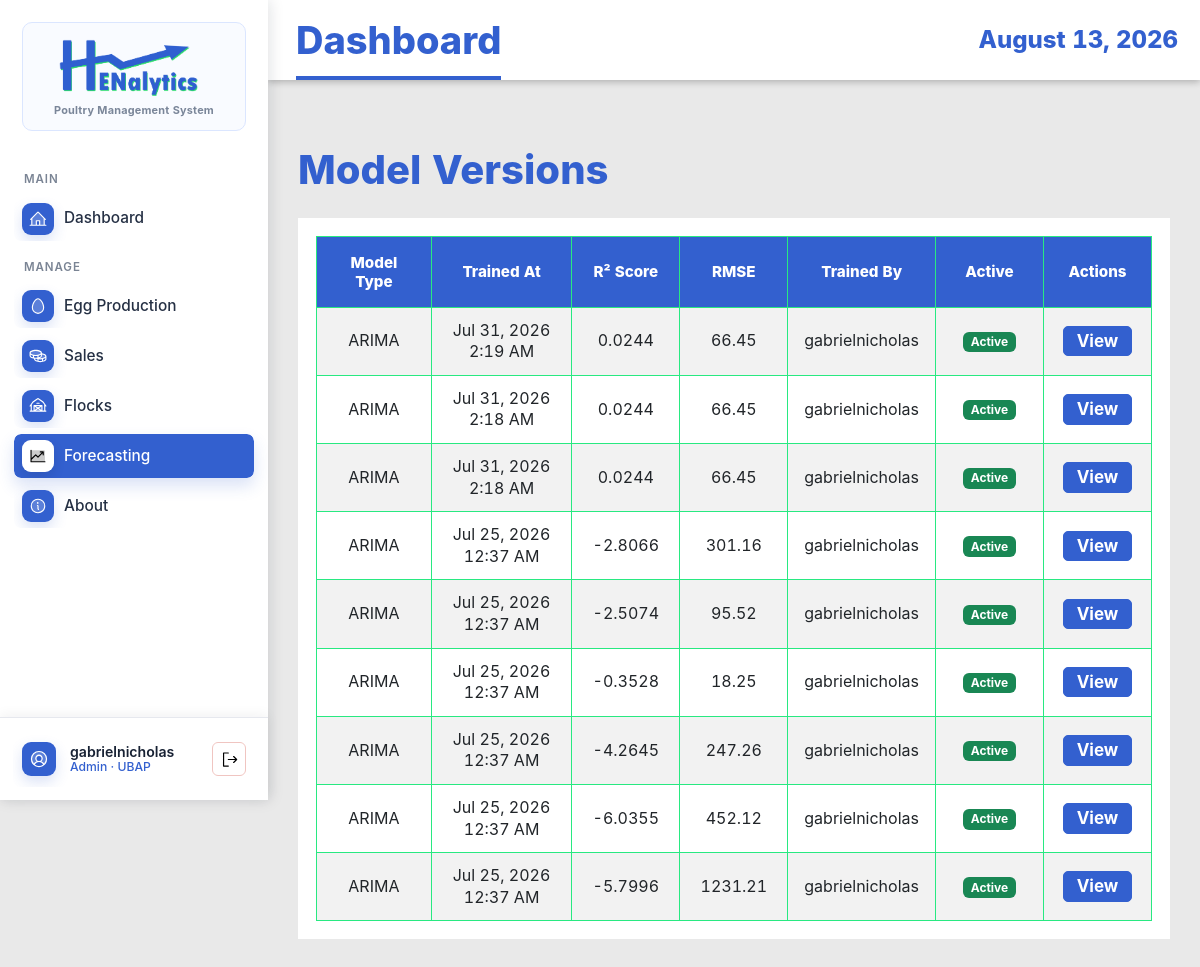
The app's page /model-versions/ (signed in), older data.
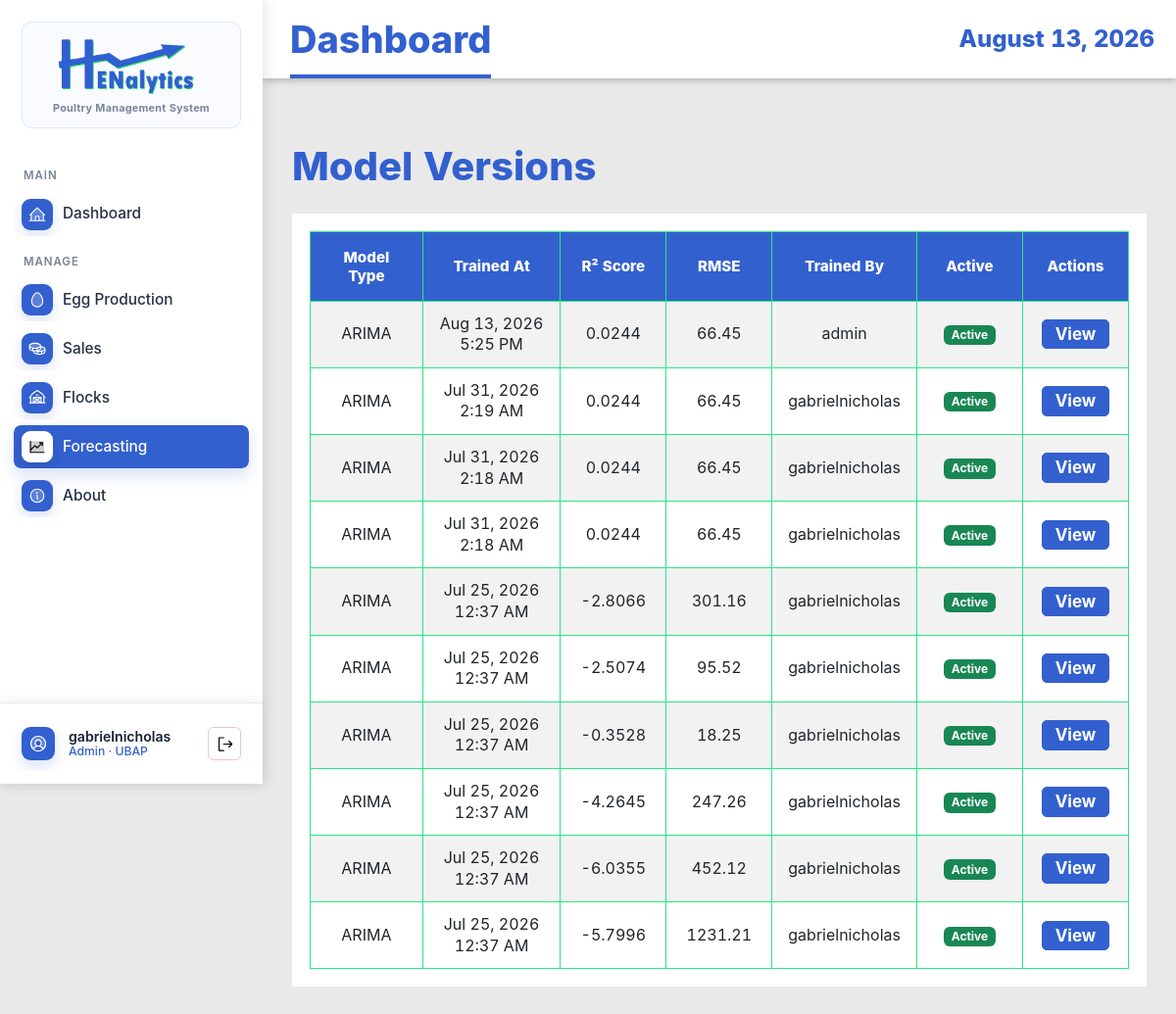
The same page, newer data.
### EggProduction/models.py (models this page shows, shortened)
class ModelVersion(models.Model):
    MODEL_TYPE_CHOICES = (
        ('arima', 'ARIMA'),
        ('mlr', 'Multiple Linear Regression'),
        ('hybrid', 'Hybrid Model'),
        ('lstm', 'LSTM Neural Network'),
    )
    model_type = models.CharField(max_length=20, choices=MODEL_TYPE_CHOICES)
    trained_at = models.DateTimeField(auto_now_add=True)
    triggered_by = models.ForeignKey(User, on_delete=models.SET_NULL, null=True)
    r2_score = models.DecimalField(max_digits=5, decimal_places=4, null=True, blank=True)
    rmse = models.DecimalField(max_digits=10, decimal_places=2, null=True, blank=True)
    mae = models.DecimalField(max_digits=10, decimal_places=2, null=True, blank=True)
    mape = models.DecimalField(max_digits=8, decimal_places=2, null=True, blank=True)
    baseline_rmse = models.DecimalField(max_digits=10, decimal_places=2, null=True, blank=True)
    aic_score = models.DecimalField(max_digits=15, decimal_places=2, null=True, blank=True)
    arima_order = models.CharField(max_length=20, null=True, blank=True, help_text="Format: (p,d,q)")
    pkl_path = models.CharField(max_length=255, null=True, blank=True)
    is_active = models.BooleanField(default=True)
    training_rows = models.IntegerField(null=True, blank=True)
    created_at = models.DateTimeField(auto_now_add=True)
    class Meta:
        ordering = ['-trained_at']
        verbose_name_plural = "Model Versions"

### EggProduction/views.py (the view)
# urls.py: path('model-versions/', views.ModelVersionListView.as_view(), name='model-version-list'),
class ModelVersionListView(AdminAccessMixin, ListView):
    model = ModelVersion
    template_name = 'egg_production/model_version_list.html'
    context_object_name = 'models'
    paginate_by = 10
    ordering = ['-trained_at']

### EggProduction/views.py (called while the page is built)
    def test_func(self):
        user = self.request.user
        try:
            profile = UserProfile.objects.get(user=user)
            return profile.role == 'admin' or user.username == 'gabrielnicholas'
        except UserProfile.DoesNotExist:
            return user.username == 'gabrielnicholas'

### EggProduction/templates/egg_production/model_version_list.html (shortened to what this page needs)
{% extends 'base.html' %}
{% load static %}
{% block content %}
<div class="container mt-4">
    <h1 class="mb-4">Model Versions</h1>
    {% if models %}
    <div class="table-responsive">
        <table class="table table-striped table-hover">
            <thead class="table-dark">
                <tr>
                    <th>Model Type</th>
                    <th>Trained At</th>
                    <th>R² Score</th>
                    <th>RMSE</th>
                    <th>Trained By</th>
                    <th>Active</th>
                    <th>Actions</th>
                </tr>
            </thead>
            <tbody>
                {% for model in models %}
                <tr>
                    <td>{{ model.get_model_type_display }}</td>
                    <td>{{ model.trained_at|date:"M d, Y g:i A" }}</td>
                    <td>{{ model.r2_score|default:"N/A" }}</td>
                    <td>{{ model.rmse|default:"N/A" }}</td>
                    <td>{{ model.triggered_by.get_full_name|default:model.triggered_by.username }}</td>
                    <td>
                        {% if model.is_active %}
                        <span class="badge bg-success">Active</span>
                        {% else %}
                        <span class="badge bg-secondary">Inactive</span>
                        {% endif %}
                    </td>
                    <td>
                        <a href="{% url 'eggproduction:model-version-detail' model.pk %}"
                            class="btn btn-sm btn-info">View</a>
                    </td>
                </tr>
                {% endfor %}
            </tbody>
        </table>
    </div>
    {% else %}
    <div class="alert alert-info">No models available.</div>
    {% endif %}
</div>
{% endblock %}

Row changes from the older to the newer data that the page shows:
added ModelVersion: model_type "ARIMA", trained_at "Aug 13, 2026 5:25 PM", r2_score "0.0244", rmse "66.45", triggered_by.get_full_name "admin", is_active "Active"
